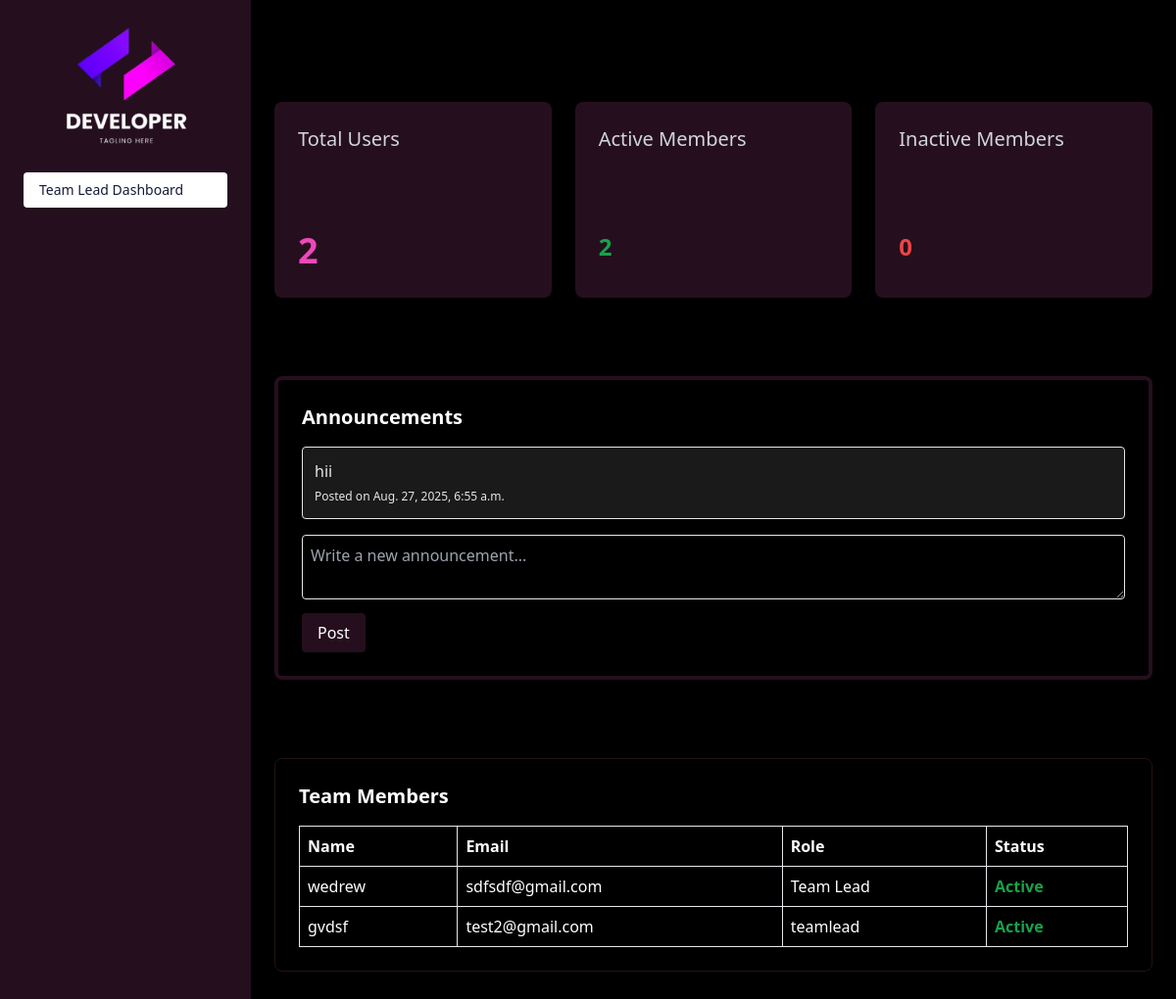
Page /teamlead/dashboard/ (signed in) on the committed database.
### monitoringapp/models.py (models this page shows, shortened)
class Announcement(models.Model):
    title = models.CharField(max_length=200)
    message = models.TextField()
    created_at = models.DateTimeField(auto_now_add=True)
    updated_at = models.DateTimeField(auto_now=True)
    created_by = models.ForeignKey(User, on_delete=models.CASCADE)
    is_active = models.BooleanField(default=True)
    class Meta:
        ordering = ['-created_at']

class User(models.Model):
    STATUS_CHOICES = (
        ('active', 'Active'),
        ('inactive', 'Inactive'),
    )
    name = models.CharField(max_length=150)
    employee_id = models.CharField(max_length=50, unique=True)
    email = models.EmailField(unique=True)
    phone = models.CharField(max_length=15, blank=True, null=True)
    department = models.ForeignKey(Department, on_delete=models.SET_NULL, null=True)
    team = models.ForeignKey(Team, on_delete=models.SET_NULL, null=True, blank=True)
    job_Position = models.CharField(max_length=100)
    designation = models.CharField(max_length=100)
    work_location = models.CharField(max_length=150, blank=True, null=True)
    joining_date = models.DateField(auto_now_add=True)
    username = models.CharField(max_length=100, unique=True)
    password = models.CharField(max_length=128)
    status = models.CharField(max_length=10, choices=STATUS_CHOICES, default='active')
    profile_image = models.ImageField(upload_to='user_images/', blank=True, null=True)

### monitoringapp/views.py (the view, shortened to what this page needs)
# urls.py: path('teamlead/dashboard/', views.teamlead_dashboard, name='teamlead_dashboard'),
def teamlead_dashboard(request):
    team_lead = User.objects.get(id=request.session['user_id'])
    team_name = team_lead.team
    team_members = User.objects.filter(team=team_name).exclude(id=team_lead.id)
    total_users = team_members.count()
    active_members = team_members.filter(status="active").count()
    inactive_members = team_members.filter(status="inactive").count()
    cutoff = timezone.now() - timedelta(hours=12)
    announcements = Announcement.objects.filter(
        created_by=team_lead,
        created_at__gte=cutoff
    ).order_by('-created_at')
    return render(request, 'teamlead_dashboard.html', {
        'total_users': total_users,
        'active_members': active_members,
        'inactive_members': inactive_members,
        'team_members': team_members,
        'announcements': announcements,
    })

### monitoringapp/templates/teamlead_dashboard.html (shortened to what this page needs)
{% load static %}
<!DOCTYPE html>
<html lang="en">
<head>
  <script src="https://cdn.tailwindcss.com"></script>
  <link rel="stylesheet" href="{% static 'css/admin.css' %}">
</head>
<body class="bg-black text-white font-sans select-none">
<div id="sidebar" class="fixed top-0 left-0 h-full w-64 bg-[#250f1e] text-white p-6 z-50 transform -translate-x-full md:translate-x-0 transition-transform duration-300 ease-in-out">
  <div class="flex items-center justify-between mb-6">
    <div class="w-full flex justify-center select-none">
      <img src="{% static 'images/logo.png' %}" alt="Logo" class="w-32 h-32 object-contain">
    </div>
  </div>
  <nav class="select-none">
    <ul class="space-y-8 text-sm">
      <li>
        <a href="{% url 'teamlead_dashboard' %}" class="block py-2 px-4 rounded bg-white text-[#151a37]">
          Team Lead Dashboard
        </a>
      </li>
    </ul>
  </nav>
</div>
<div class="ml-0 md:ml-64 p-6 mt-20 ">
  <div class="grid grid-cols-1 md:grid-cols-3 gap-6 mb-8 max-w-4xl">
    <div class=" bg-[#250f1e] p-6 rounded-lg shadow-md h-[200px] ">
      <h3 class="text-gray-300 text-xl mb-20">Total Users</h3>
      <p class="text-4xl font-bold text-[#f047ba]">{{ total_users }}</p>
    </div>
    <div class="bg-[#250f1e] p-6 rounded-lg shadow-md h-[200px]">
      <h3 class="text-gray-300 text-xl mb-20">Active Members</h3>
      <p class="text-2xl font-bold text-green-600">{{ active_members }}</p>
    </div>
    <div class="bg-[#250f1e] p-6 rounded-lg shadow-md h-[200px]">
      <h3 class="text-gray-300 text-xl mb-20">Inactive Members</h3>
      <p class="text-2xl font-bold text-red-500">{{ inactive_members }}</p>
    </div>
  </div>
  <div class="border-4 border-[#250f1e] p-6 rounded-lg shadow-md mt-20">
    <h2 class="text-xl font-semibold mb-4">Announcements</h2>
    <div class="space-y-3 mb-4 max-h-40 overflow-y-auto">
      {% for announcement in announcements %}
        <div class="p-3 bg-gray-50/10 border rounded">
          <p class="text-gray-200">{{ announcement.message }}</p>
          <span class="text-xs text-gray-200">Posted on {{ announcement.created_at }}</span>
        </div>
      {% empty %}
        <p class="text-gray-100">No announcements yet.</p>
      {% endfor %}
    </div>
    <form method="POST" action="">
      <textarea name="message" rows="2" class="w-full border p-2 rounded mb-2" placeholder="Write a new announcement..."></textarea>
      <button type="submit" class="bg-[#250f1e] text-white px-4 py-2 rounded">Post</button>
    </form>
  </div>
  <div class="border border-[#250f1e] p-6 rounded-lg shadow-md mb-8 overflow-x-auto mt-20">
    <h2 class="text-xl font-semibold mb-4">Team Members</h2>
    <table class="w-full border-collapse border border-gray-200">
      <thead class="">
        <tr>
          <th class="border p-2 text-left">Name</th>
          <th class="border p-2 text-left">Email</th>
          <th class="border p-2 text-left">Role</th>
          <th class="border p-2 text-left">Status</th>
        </tr>
      </thead>
      <tbody>
        {% for member in team_members %}
        <tr>
          <td class="border p-2">{{ member.name }}</td>
          <td class="border p-2">{{ member.email }}</td>
          <td class="border p-2">{{ member.job_Position }}</td>
          <td class="border p-2">
            {% if member.status == "active" %}
              <span class="text-green-600 font-semibold">Active</span>
            {% else %}
              <span class="text-red-500 font-semibold">Inactive</span>
            {% endif %}
          </td>
        </tr>
        {% endfor %}
      </tbody>
    </table>
  </div>
</div>
</body>
</html>

### monitoringapp/static/css/admin.css (style rules this page uses)
input, select, textarea { background-color: transparent !important; color: white !important; }
html, body { overflow-x: hidden; width: 100%; }

### rows in the picture
Announcement: message "hii", created_at "Aug. 27, 2025, 6:55 a.m."
User: name "wedrew", email "sdfsdf@gmail.com", job_Position "Team Lead", status "Active"
User: name "gvdsf", email "test2@gmail.com", job_Position "teamlead", status "Active"

### other values in the picture
{{ total_users }} "2"
{{ active_members }} "2"
{{ inactive_members }} "0"
